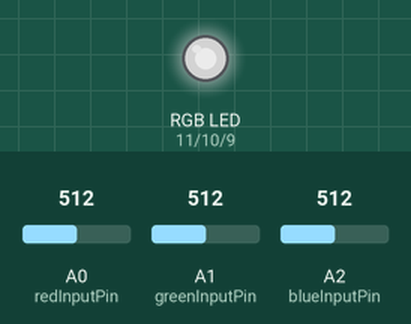
Simulated run of this sketch. Board: Arduino Uno, built with avr-gcc and run on an emulated ATmega328P. On the bench: an RGB LED mixed from three pins (HIGH = lit). Inputs (shaded band) come from the test bench; at power-on: A0 (redInputPin) = 512, A1 (greenInputPin) = 512, A2 (blueInputPin) = 512. Dim RGB values are drawn brighter than linear.

Above: at 1.2 s.
1.3 s: A0 (redInputPin) set to 716
At 1.9 s:
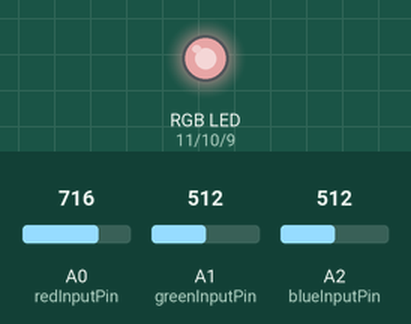
2.8 s: A1 (greenInputPin) set to 716
At 4.0 s:
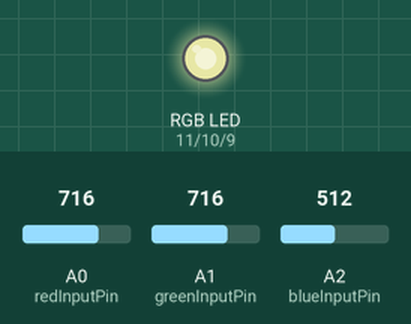
4.3 s: A2 (blueInputPin) set to 716
At 5.4 s:
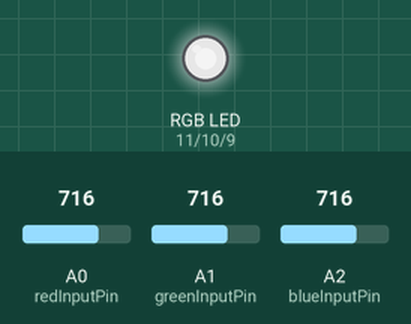
5.8 s: A0 (redInputPin) set to 900
At 6.5 s:
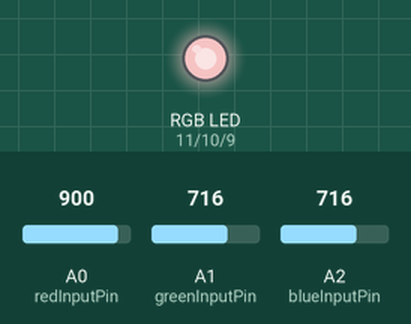
7.3 s: A1 (greenInputPin) set to 900
At 7.7 s:
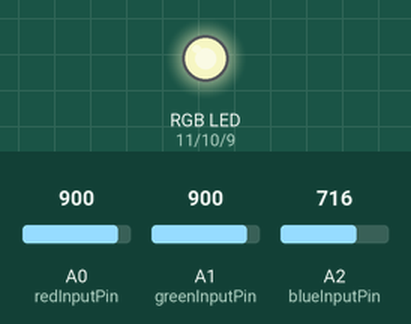
8.8 s: A2 (blueInputPin) set to 900
At 10.0 s:
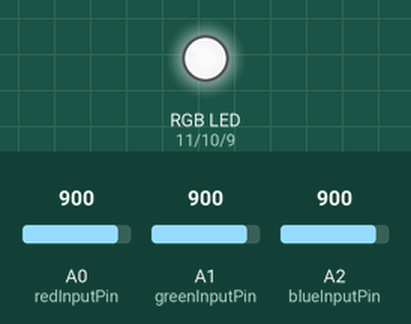
Timing chart, 0 to 11.3 s (numbered marks = the images above; inputs shaded):
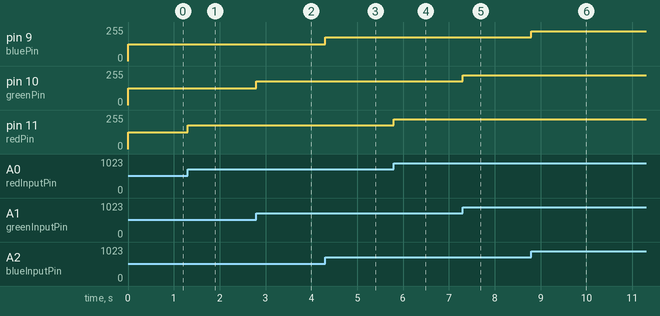

The sketch:

Homework_1.ino
```cpp
const int redInputPin = A0;
const int greenInputPin = A1;
const int blueInputPin = A2;

const int redPin = 11;
const int greenPin = 10;
const int bluePin = 9;

const int minAnalogValue = 0;
const int maxAnalogValue = 1023;
const int minLedValue = 0;
const int maxLedValue = 255;
const int baudRate = 9600;

int redInputValue;
int greenInputValue;
int blueInputValue;

void setup() {
  initializePins();
  Serial.begin(baudRate);
}

void loop() {
  readInputValues();
  mapInputValuesToLedValuesRange();
  writePinValues();
}

void initializePins() {
  pinMode(redInputPin, INPUT);
  pinMode(greenInputPin, INPUT);
  pinMode(blueInputPin, INPUT);
  pinMode(redPin, OUTPUT);
  pinMode(greenPin, OUTPUT);
  pinMode(bluePin, OUTPUT);
}

void readInputValues() {
  redInputValue = analogRead(redInputPin);
  greenInputValue = analogRead(greenInputPin);
  blueInputValue = analogRead(blueInputPin);
}

void mapInputValuesToLedValuesRange() {
  redInputValue = map(redInputValue, minAnalogValue, maxAnalogValue, minLedValue, maxLedValue);
  greenInputValue = map(greenInputValue, minAnalogValue, maxAnalogValue, minLedValue, maxLedValue);
  blueInputValue = map(blueInputValue, minAnalogValue, maxAnalogValue, minLedValue, maxLedValue);
}

void writePinValues() {
  analogWrite(redPin, redInputValue);
  analogWrite(greenPin, greenInputValue);
  analogWrite(bluePin, blueInputValue);
}
```

Measured:
- after the input at 1.3 s, pin 11 (redPin): 127/255 → 178/255 at once
- after the input at 2.8 s, pin 10 (greenPin): 127/255 → 178/255 at once
- after the input at 4.3 s, pin 9 (bluePin): 127/255 → 178/255 at once
- after the input at 5.8 s, pin 11 (redPin): 178/255 → 224/255 at once
- after the input at 7.3 s, pin 10 (greenPin): 178/255 → 224/255 at once
- after the input at 8.8 s, pin 9 (bluePin): 178/255 → 224/255 at once
